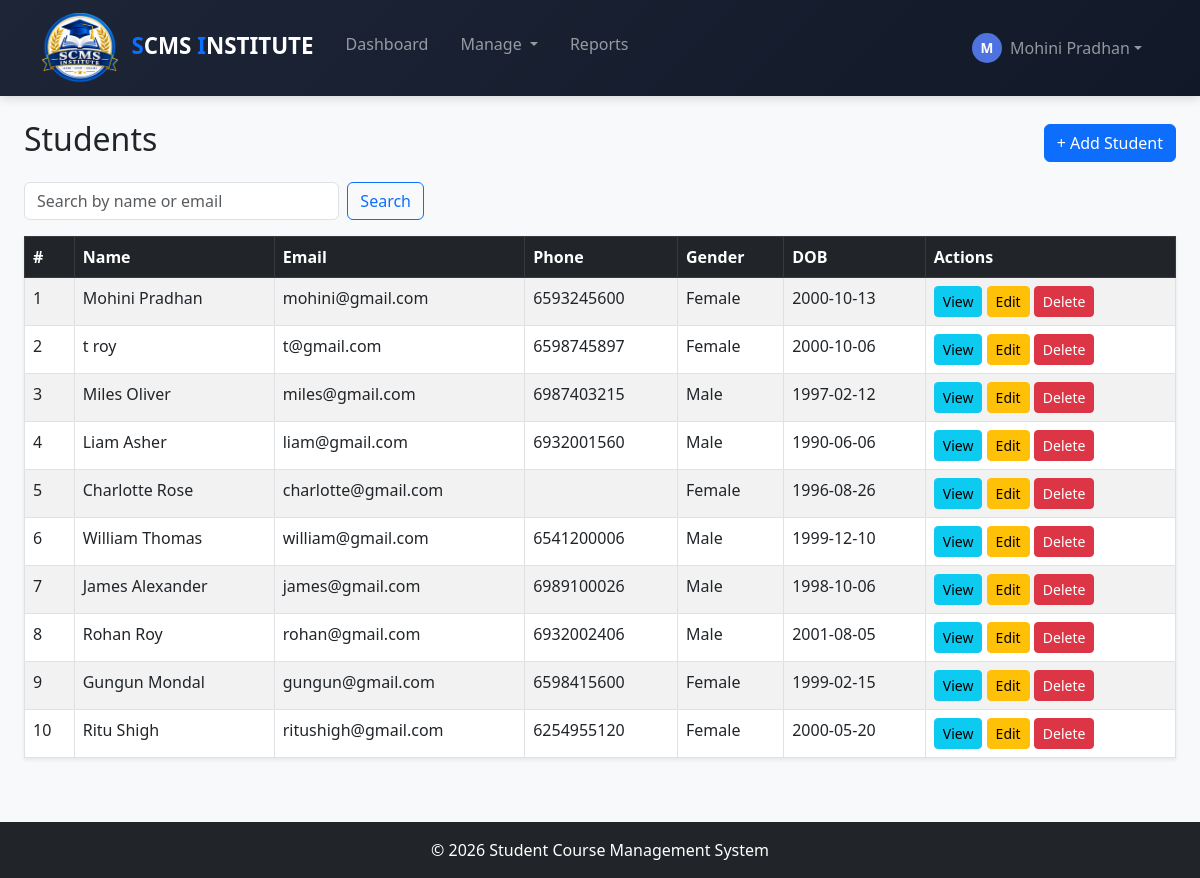
The app's page /students/list.php (signed in) with its own data.
### tables this page shows
CREATE TABLE `students` (
  `id` int(11) NOT NULL,
  `student_name` varchar(100) NOT NULL,
  `email` varchar(100) NOT NULL,
  `phone` varchar(15) NOT NULL,
  `gender` enum('Male','Female','Other') NOT NULL,
  `dob` date NOT NULL,
  `address` text DEFAULT NULL,
  `created_at` timestamp NOT NULL DEFAULT current_timestamp()
);

### students/list.php (the view, shortened to what this page needs)
<?php
    require_once "../config/db.php";
    require_once "../includes/header.php";
    $search = trim($_GET["search"] ?? "");
    $allowedSorts = ["student_name", "email", "dob", "created_at"];
    $sort = in_array($_GET["sort"] ?? "", $allowedSorts) ? $_GET["sort"] : "id";
    $order = ($_GET["order"] ?? "DESC") === "ASC" ? "ASC" : "DESC";
    $sql = "SELECT * FROM students WHERE 1=1";
    $params = [];
    $sql .= " ORDER BY $sort $order";
    $stmt = $pdo->prepare($sql);
    $stmt->execute($params);
    $students = $stmt->fetchAll();
    function sortLink($column, $label, $currentSort, $currentOrder, $search) {
        $newOrder = ($currentSort === $column && $currentOrder === "ASC") ? "DESC" : "ASC";
        $arrow = "";
        $url = "?sort=" . $column . "&order=" . $newOrder . "&search=" . urlencode($search);
        return '<a href="' . htmlspecialchars($url) . '" class="text-white text-decoration-none">' . $label . $arrow . "</a>";
    }
?>
    <div class="d-flex justify-content-between align-items-center mb-3">
        <h2>Students</h2>
        <a href="add.php" class="btn btn-primary">+ Add Student</a>
    </div>
    <form method="GET" class="mb-3 d-flex" style="max-width: 400px;">
        <input type="text" name="search" class="form-control me-2" placeholder="Search by name or email" value="<?= htmlspecialchars($search) ?>">
        <button type="submit" class="btn btn-outline-primary">Search</button>
    </form>
    <table class="table table-bordered table-striped bg-white shadow-sm">
        <thead class="table-dark">
            <tr>
                <th>#</th>
                <th><?= sortLink('student_name', 'Name', $sort, $order, $search) ?></th>
                <th><?= sortLink("email", "Email", $sort, $order, $search) ?></th>
                <th>Phone</th>
                <th>Gender</th>
                <th><?= sortLink("dob", "DOB", $sort, $order, $search) ?></th>
                <th>Actions</th>
            </tr>
        </thead>
        <tbody>
            <?php if ($students): ?>
                <?php foreach ($students as $i => $s): ?>
                    <tr>
                        <td><?= $i + 1 ?></td>
                        <td><?= htmlspecialchars($s["student_name"]) ?></td>
                        <td><?= htmlspecialchars($s["email"]) ?></td>
                        <td><?= htmlspecialchars($s["phone"]) ?></td>
                        <td><?= htmlspecialchars($s["gender"]) ?></td>
                        <td><?= htmlspecialchars($s["dob"]) ?></td>
                        <td>
                            <a href="view.php?id=<?= $s['id'] ?>" class="btn btn-sm btn-info">View</a>
                            <a href="edit.php?id=<?= $s['id'] ?>" class="btn btn-sm btn-warning">Edit</a>
                            <a href="delete.php?id=<?= $s['id'] ?>" class="btn btn-sm btn-danger" onclick="return confirm('Delete this student?');">Delete</a>
                        </td>
                    </tr>
                <?php endforeach; ?>
            <?php else: ?>
                <tr><td colspan="7" class="text-center text-muted">No students found.</td></tr>
            <?php endif; ?>
        </tbody>
    </table>
<?php require_once "../includes/footer.php"; ?>

### assets/css/style.css (style rules this page uses)
body { display: flex; flex-direction: column; min-height: 100vh; background-color: #f4f6f9; }
html, body { height: 100%; }
* { margin: 0; padding: 0; box-sizing: border-box; }

### records on screen
students: student_name "Mohini Pradhan", email "mohini@gmail.com", phone "6593245600", gender "Female", dob "2000-10-13"
students: student_name "t roy", email "t@gmail.com", phone "6598745897", gender "Female", dob "2000-10-06"
students: student_name "Miles Oliver", email "miles@gmail.com", phone "6987403215", gender "Male", dob "1997-02-12"
students: student_name "Liam Asher", email "liam@gmail.com", phone "6932001560", gender "Male", dob "1990-06-06"
students: student_name "Charlotte Rose", email "charlotte@gmail.com", gender "Female", dob "1996-08-26"
students: student_name "William Thomas", email "william@gmail.com", phone "6541200006", gender "Male", dob "1999-12-10"
students: student_name "James Alexander", email "james@gmail.com", phone "6989100026", gender "Male", dob "1998-10-06"
students: student_name "Rohan Roy", email "rohan@gmail.com", phone "6932002406", gender "Male", dob "2001-08-05"
students: student_name "Gungun Mondal", email "gungun@gmail.com", phone "6598415600", gender "Female", dob "1999-02-15"
students: student_name "Ritu Shigh", email "ritushigh@gmail.com", phone "6254955120", gender "Female", dob "2000-05-20"

### other values on screen
substr($_SESSION['user_name'] ?? 'A', 0, 1) "M"
$_SESSION['user_name'] "Mohini Pradhan"
$label "Name Email DOB"
